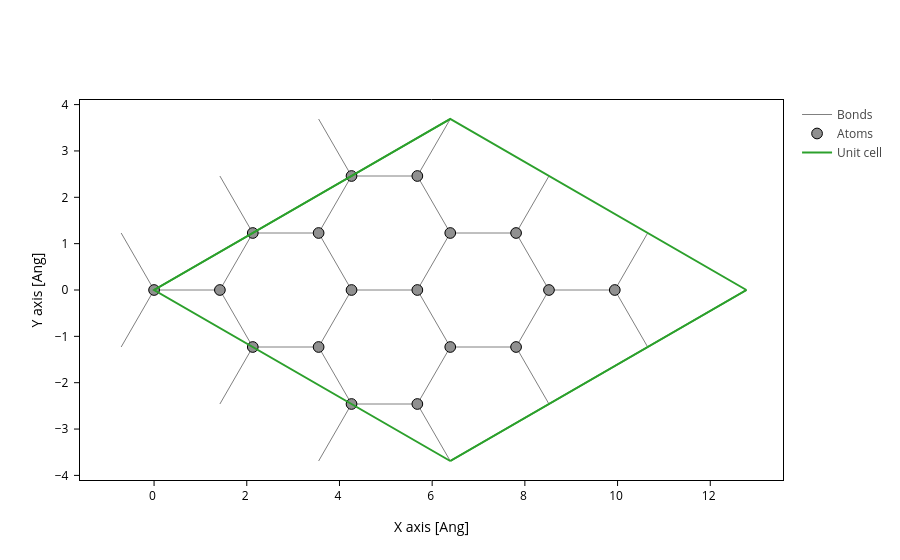

Notebook code cell kept with this figure:
### Markdown cell above
# Tiling - $N$ vs. on-site/diagonal of self-energy, $|\Sigma_0 - \Sigma_{N/2}|$

### Code cell
H_final.geometry.close(3)
gr = sisl.geom.graphene()

gg = gr.tile(3,0).tile(3,1)
gg.plot(axes="xy")

### Figure 1 — Plotly figure (JSON) as saved in the notebook; plotly's stock layout.template omitted (floating-point values rounded to 4 significant figures; data arrays with more than 128 entries replaced by an {"elided": "..."} marker saying what was removed)
{"data": [{"line": {"color": "gray", "width": 1}, "meta": {}, "mode": "lines", "name": "Bonds", "opacity": 1, "type": "scatter", "x": {"elided": "693 float values"}, "y": {"elided": "693 float values"}}, {"marker": {"color": "#909090", "line": {"color": "black", "width": 1}, "opacity": 1, "size": 10.72}, "meta": {}, "mode": "markers", "name": "Atoms", "opacity": 1, "type": "scatter", "x": [0.0, 1.42, 2.13, 3.55, 4.26, 5.68, 2.13, 3.55, 4.26, 5.68, 6.39, 7.81, 4.26, 5.68, 6.39, 7.81, 8.52, 9.94], "y": [0.0, 0.0, -1.23, -1.23, -2.46, -2.46, 1.23, 1.23, 0.0, 0.0, -1.23, -1.23, 2.46, 2.46, 1.23, 1.23, 0.0, 0.0]}, {"meta": {}, "mode": "lines", "name": "Unit cell", "type": "scatter", "x": [0.0, 6.39, 12.78, 12.78, 6.39, 6.39, NaN, 6.39, 0.0, 0.0, 6.39, 6.39, 0.0, NaN, 12.78, 6.39, NaN, 12.78, 6.39], "y": [0.0, 3.689, 0.0, 0.0, 3.689, 3.689, NaN, 3.689, 0.0, 0.0, -3.689, -3.689, 0.0, NaN, 0.0, -3.689, NaN, 0.0, -3.689]}], "layout": {"scene": {"aspectmode": "data", "xaxis": {"title": {"text": "X axis [Ang]"}}, "yaxis": {"title": {"text": "Y axis [Ang]"}}}, "xaxis": {"scaleanchor": "y", "scaleratio": 1, "title": {"text": "X axis [Ang]"}}, "yaxis": {"title": {"text": "Y axis [Ang]"}}}}
